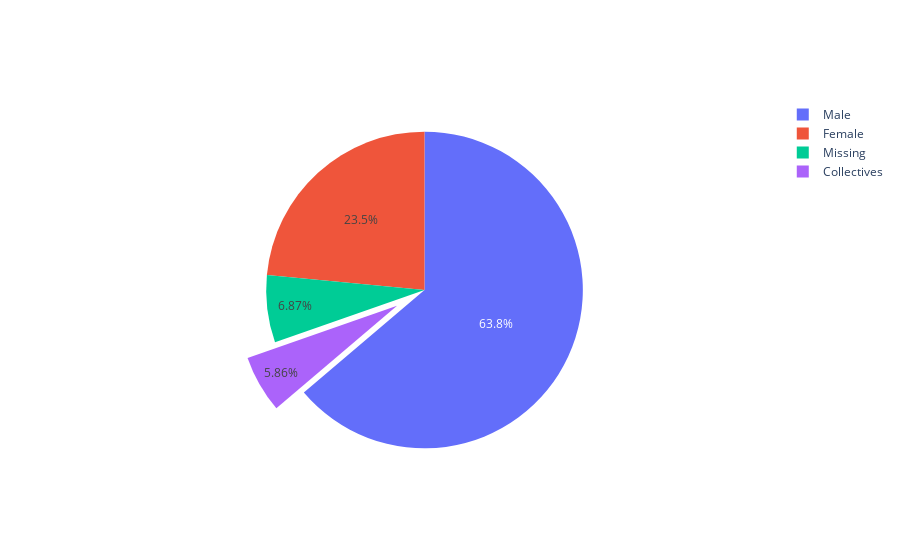

Here is the notebook cell this chart was saved with:
### Markdown cell above
<b>Viz.1</b> piechart for count of artworks created by gender #Rhizome

### Code cell
#question n-3 - viz.1-- piechart for count of artworks created by gender #Rhizome #Marghe

#from the total of artists genders --> gender representation: number of female, number of male, number of missing, number of mixed (=collectives)
#group everything other than "M", "F", missing" into "COLLECTIVES"

rhz_artworks['Gender'].value_counts() 

#Count the number of Collectives = 133
# Pulling sectors out from the center -- Rhizome genders

import plotly.graph_objects as go

labels = ['Male','Female','Missing','Collectives']
values = [1448, 533, 156, 133]

# pull is given as a fraction of the pie radius
fig = go.Figure(data=[go.Pie(labels=labels, values=values, pull=[0, 0, 0, 0.2])],)
fig.show()

### Figure 1 — Plotly figure (JSON) as saved in the notebook; plotly's stock layout.template omitted (floating-point values rounded to 4 significant figures)
{"data": [{"labels": ["Male", "Female", "Missing", "Collectives"], "pull": [0, 0, 0, 0.2], "type": "pie", "values": [1448, 533, 156, 133]}], "layout": {}}
